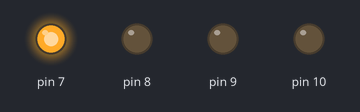
A sketch run on a simulated Arduino Uno, built with avr-gcc and run on an emulated ATmega328P. On the bench: output pins drawn as LEDs (lit = HIGH).

Above: at 0.2 s.
At 1.7 s:
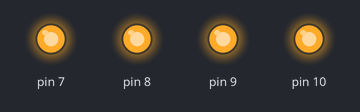
At 2.2 s:
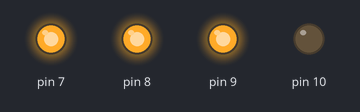
At 3.7 s:
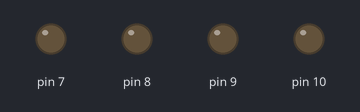
At 4.7 s:
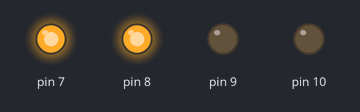
Timing chart, 0 to 5.2 s (numbered marks = the images above):
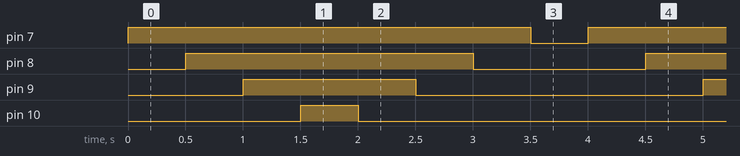

Measured:
- by itself, pin 7: alternates HIGH for 3.5 s and LOW for 0.50 s
- by itself, pin 8: alternates HIGH for 2.5 s and LOW for 1.5 s
- by itself, pin 9: alternates HIGH for 1.5 s and LOW for 2.5 s
- by itself, pin 10: alternates HIGH for 0.50 s and LOW for 3.5 s

The sketch:

code.ino
```cpp
void setup()
{
  pinMode(7, OUTPUT);
  pinMode(8, OUTPUT);
  pinMode(9, OUTPUT);
  pinMode(10, OUTPUT);
}

void loop()
{
  digitalWrite(7, HIGH);
  delay(500);

  digitalWrite(8, HIGH);
  delay(500);

  digitalWrite(9, HIGH);
  delay(500);

  digitalWrite(10, HIGH);
  delay(500);


  digitalWrite(10, LOW);
  delay(500);

  digitalWrite(9, LOW);
  delay(500);

  digitalWrite(8, LOW);
  delay(500);

  digitalWrite(7, LOW);
  delay(500);
}
```
